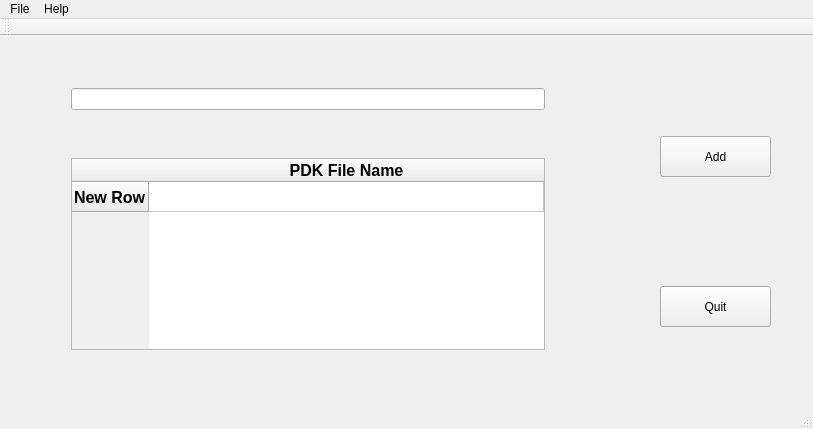
<?xml version="1.0" encoding="UTF-8"?>
<ui version="4.0">
 <class>MainWindow</class>
 <widget class="QMainWindow" name="MainWindow">
  <property name="geometry">
   <rect>
    <x>0</x>
    <y>0</y>
    <width>813</width>
    <height>429</height>
   </rect>
  </property>
  <property name="windowTitle">
   <string>MainWindow</string>
  </property>
  <widget class="QWidget" name="centralWidget">
   <widget class="QPushButton" name="pushButton_add">
    <property name="geometry">
     <rect>
      <x>660</x>
      <y>100</y>
      <width>111</width>
      <height>41</height>
     </rect>
    </property>
    <property name="text">
     <string>Add</string>
    </property>
   </widget>
   <widget class="QPushButton" name="pushButton_quit">
    <property name="geometry">
     <rect>
      <x>660</x>
      <y>250</y>
      <width>111</width>
      <height>41</height>
     </rect>
    </property>
    <property name="text">
     <string>Quit</string>
    </property>
   </widget>
   <widget class="QWidget" name="">
    <property name="geometry">
     <rect>
      <x>60</x>
      <y>0</y>
      <width>546</width>
      <height>366</height>
     </rect>
    </property>
    <layout class="QHBoxLayout" name="horizontalLayout">
     <item>
      <layout class="QVBoxLayout" name="verticalLayout_2">
       <item>
        <spacer name="verticalSpacer_Top">
         <property name="orientation">
          <enum>Qt::Vertical</enum>
         </property>
         <property name="sizeHint" stdset="0">
          <size>
           <width>20</width>
           <height>40</height>
          </size>
         </property>
        </spacer>
       </item>
       <item>
        <widget class="QLineEdit" name="lineEdit">
         <property name="text">
          <string/>
         </property>
         <property name="alignment">
          <set>Qt::AlignCenter</set>
         </property>
        </widget>
       </item>
       <item>
        <spacer name="verticalSpacer_Middle">
         <property name="orientation">
          <enum>Qt::Vertical</enum>
         </property>
         <property name="sizeHint" stdset="0">
          <size>
           <width>20</width>
           <height>40</height>
          </size>
         </property>
        </spacer>
       </item>
       <item>
        <layout class="QVBoxLayout" name="verticalLayout">
         <item>
          <widget class="QTableWidget" name="tableWidget">
           <property name="enabled">
            <bool>true</bool>
           </property>
           <property name="font">
            <font>
             <pointsize>12</pointsize>
             <weight>75</weight>
             <bold>true</bold>
             <underline>false</underline>
             <stylestrategy>PreferDefault</stylestrategy>
             <kerning>false</kerning>
            </font>
           </property>
           <property name="layoutDirection">
            <enum>Qt::LeftToRight</enum>
           </property>
           <property name="editTriggers">
            <set>QAbstractItemView::AnyKeyPressed|QAbstractItemView::CurrentChanged|QAbstractItemView::DoubleClicked|QAbstractItemView::EditKeyPressed</set>
           </property>
           <property name="rowCount">
            <number>1</number>
           </property>
           <attribute name="horizontalHeaderCascadingSectionResizes">
            <bool>false</bool>
           </attribute>
           <attribute name="horizontalHeaderHighlightSections">
            <bool>false</bool>
           </attribute>
           <attribute name="horizontalHeaderShowSortIndicator" stdset="0">
            <bool>false</bool>
           </attribute>
           <attribute name="horizontalHeaderStretchLastSection">
            <bool>true</bool>
           </attribute>
           <row>
            <property name="text">
             <string>New Row</string>
            </property>
           </row>
           <column>
            <property name="text">
             <string>PDK File Name</string>
            </property>
           </column>
          </widget>
         </item>
        </layout>
       </item>
       <item>
        <spacer name="verticalSpacer_Bottom">
         <property name="orientation">
          <enum>Qt::Vertical</enum>
         </property>
         <property name="sizeHint" stdset="0">
          <size>
           <width>20</width>
           <height>40</height>
          </size>
         </property>
        </spacer>
       </item>
      </layout>
     </item>
     <item>
      <spacer name="horizontalSpacer_Right">
       <property name="orientation">
        <enum>Qt::Horizontal</enum>
       </property>
       <property name="sizeType">
        <enum>QSizePolicy::Preferred</enum>
       </property>
       <property name="sizeHint" stdset="0">
        <size>
         <width>50</width>
         <height>20</height>
        </size>
       </property>
      </spacer>
     </item>
    </layout>
   </widget>
  </widget>
  <widget class="QMenuBar" name="menuBar">
   <property name="geometry">
    <rect>
     <x>0</x>
     <y>0</y>
     <width>813</width>
     <height>21</height>
    </rect>
   </property>
   <widget class="QMenu" name="menuFile">
    <property name="title">
     <string>File</string>
    </property>
    <addaction name="actionSave"/>
    <addaction name="actionExit_2"/>
   </widget>
   <widget class="QMenu" name="menuHelp">
    <property name="title">
     <string>Help</string>
    </property>
    <addaction name="action"/>
    <addaction name="action_2"/>
   </widget>
   <addaction name="menuFile"/>
   <addaction name="menuHelp"/>
  </widget>
  <widget class="QToolBar" name="mainToolBar">
   <attribute name="toolBarArea">
    <enum>TopToolBarArea</enum>
   </attribute>
   <attribute name="toolBarBreak">
    <bool>false</bool>
   </attribute>
  </widget>
  <widget class="QStatusBar" name="statusBar"/>
  <action name="actionSave">
   <property name="text">
    <string>Save</string>
   </property>
  </action>
  <action name="action">
   <property name="text">
    <string>No Help</string>
   </property>
  </action>
  <action name="action_2">
   <property name="text">
    <string>Sorry ^o^</string>
   </property>
  </action>
  <action name="actionExit_2">
   <property name="text">
    <string>Exit</string>
   </property>
  </action>
 </widget>
 <layoutdefault spacing="6" margin="11"/>
 <resources/>
 <connections/>
</ui>
